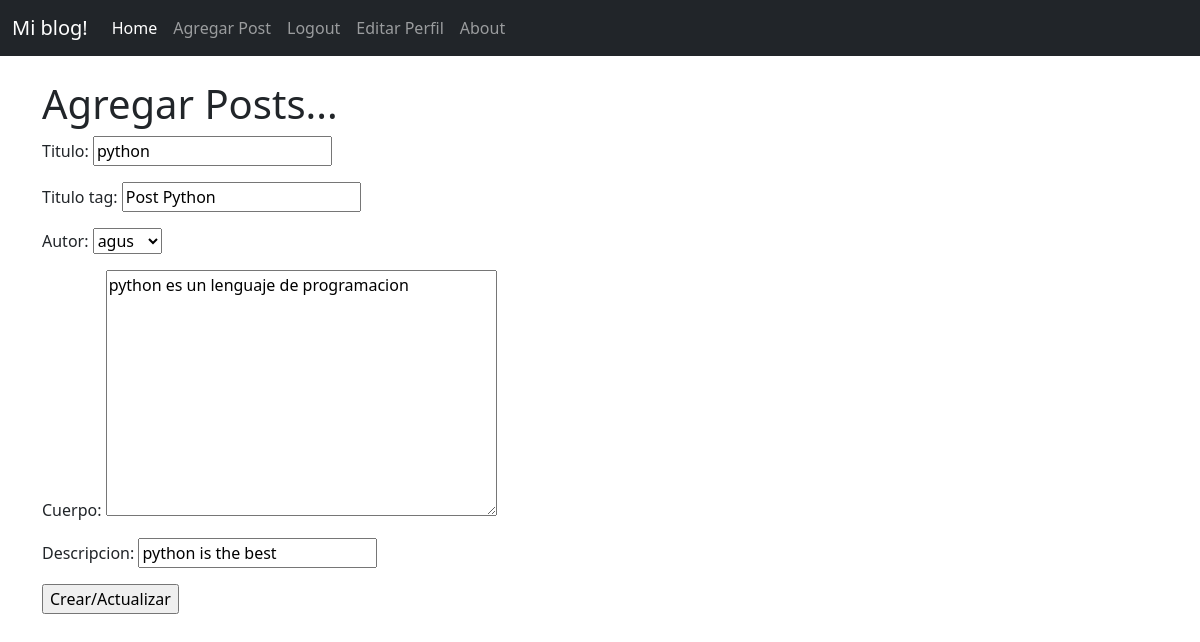
Page /editar/post/6 (signed in) on the earlier database version.
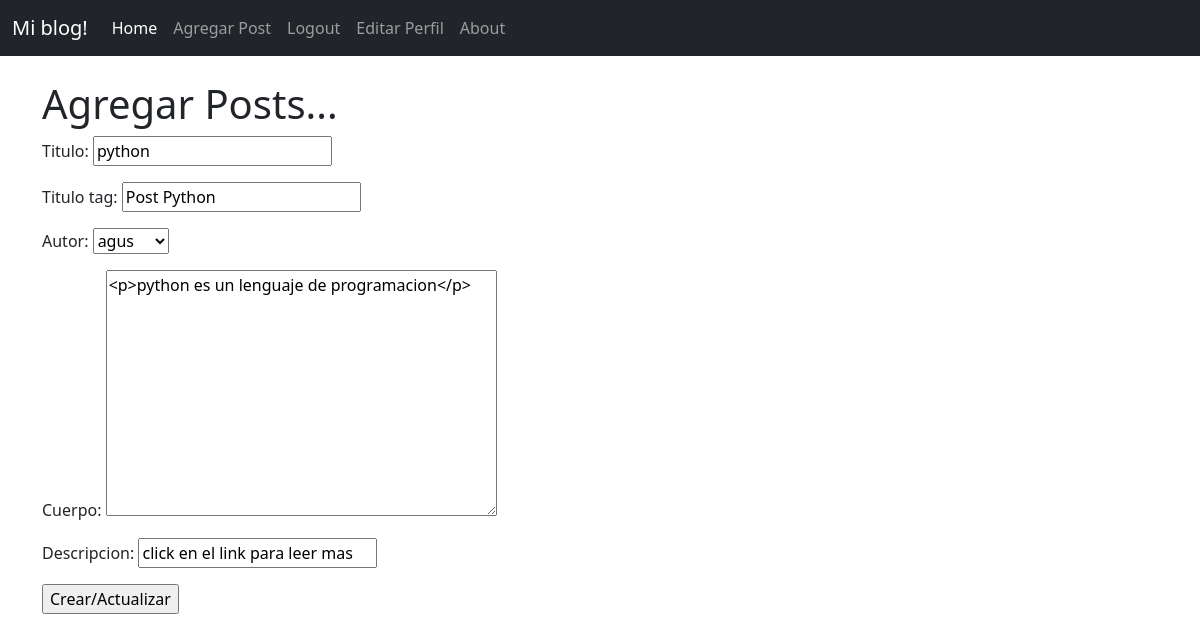
Same page on the later database version.
### appblog/models.py (models this page shows, shortened)
class Post(models.Model):
    titulo = models.CharField(max_length=60)
    titulo_tag = models.CharField(max_length=60)
    autor = models.ForeignKey(User, on_delete=models.CASCADE)
    cuerpo = RichTextField(blank=True, null=True)
    fecha = models.DateField(auto_now_add=True)
    descripcion = models.CharField(max_length=100, default='click en el link para leer mas')

### appblog/views.py (the view)
# urls.py: path('editar/post/<pk>',PostUpdate.as_view(), name="actualizar-post" ),
class PostUpdate(PermissionRequiredMixin, UpdateView):
    permission_required = 'appblog.change_Post'
    model = Post
    success_url = ""
    fields = "__all__"

### appblog/templates/appblog/Post_form.html (shortened to what this page needs)
{% extends 'appblog/base.html' %}
{% block contenido %}
{% if request.user.is_authenticated %}
    <h1> Agregar Posts... </h1>
    <form method="post">
    {{form.as_p }}
    <input type="submit" value="Crear/Actualizar">
    </form>
    </div>
{% else %}
No has iniciado sesion
{% endif %}
{% endblock %}

Differences in the rows shown:
changed Post "python": cuerpo "python es un lenguaje de programacion" → "<p>python es un lenguaje de programacion</p>"; descripcion "python is the best" → "click en el link para leer mas"
